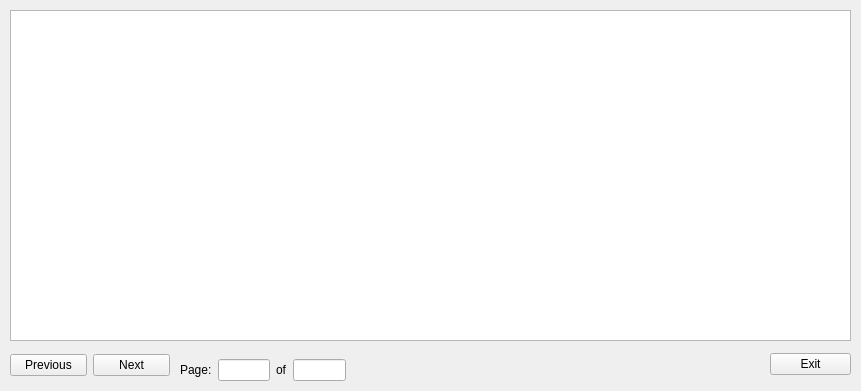
<?xml version="1.0" encoding="UTF-8"?>
<ui version="4.0">
 <class>ParseWindow</class>
 <widget class="QMainWindow" name="ParseWindow">
  <property name="geometry">
   <rect>
    <x>0</x>
    <y>0</y>
    <width>861</width>
    <height>391</height>
   </rect>
  </property>
  <property name="windowTitle">
   <string>ParseWindow</string>
  </property>
  <property name="windowIcon">
   <iconset>
    <normaloff>Fox.ico</normaloff>Fox.ico</iconset>
  </property>
  <widget class="QWidget" name="centralwidget">
   <widget class="QWidget" name="horizontalLayoutWidget">
    <property name="geometry">
     <rect>
      <x>10</x>
      <y>330</y>
      <width>160</width>
      <height>71</height>
     </rect>
    </property>
    <layout class="QHBoxLayout" name="horizontalLayout">
     <item>
      <widget class="QPushButton" name="btnParsePrevious">
       <property name="text">
        <string>Previous</string>
       </property>
      </widget>
     </item>
     <item>
      <widget class="QPushButton" name="btnParsedNext">
       <property name="text">
        <string>Next</string>
       </property>
      </widget>
     </item>
    </layout>
   </widget>
   <widget class="QWidget" name="horizontalLayoutWidget_2">
    <property name="geometry">
     <rect>
      <x>770</x>
      <y>329</y>
      <width>81</width>
      <height>71</height>
     </rect>
    </property>
    <layout class="QHBoxLayout" name="horizontalLayout_2">
     <item>
      <widget class="QPushButton" name="btnParsedExit">
       <property name="text">
        <string>Exit</string>
       </property>
      </widget>
     </item>
    </layout>
   </widget>
   <widget class="QTextEdit" name="txtParsed">
    <property name="geometry">
     <rect>
      <x>10</x>
      <y>10</y>
      <width>841</width>
      <height>331</height>
     </rect>
    </property>
    <property name="readOnly">
     <bool>true</bool>
    </property>
    <property name="textInteractionFlags">
     <set>Qt::LinksAccessibleByMouse|Qt::TextSelectableByMouse</set>
    </property>
   </widget>
   <widget class="QWidget" name="gridLayoutWidget">
    <property name="geometry">
     <rect>
      <x>180</x>
      <y>330</y>
      <width>166</width>
      <height>80</height>
     </rect>
    </property>
    <layout class="QGridLayout" name="gridLayout">
     <item row="0" column="0">
      <widget class="QLabel" name="label">
       <property name="text">
        <string>Page:</string>
       </property>
      </widget>
     </item>
     <item row="0" column="1">
      <widget class="QLineEdit" name="txtPageOf"/>
     </item>
     <item row="0" column="2">
      <widget class="QLabel" name="label_2">
       <property name="text">
        <string>of</string>
       </property>
      </widget>
     </item>
     <item row="0" column="3">
      <widget class="QLineEdit" name="txtPageMax"/>
     </item>
    </layout>
   </widget>
  </widget>
 </widget>
 <resources/>
 <connections/>
</ui>
